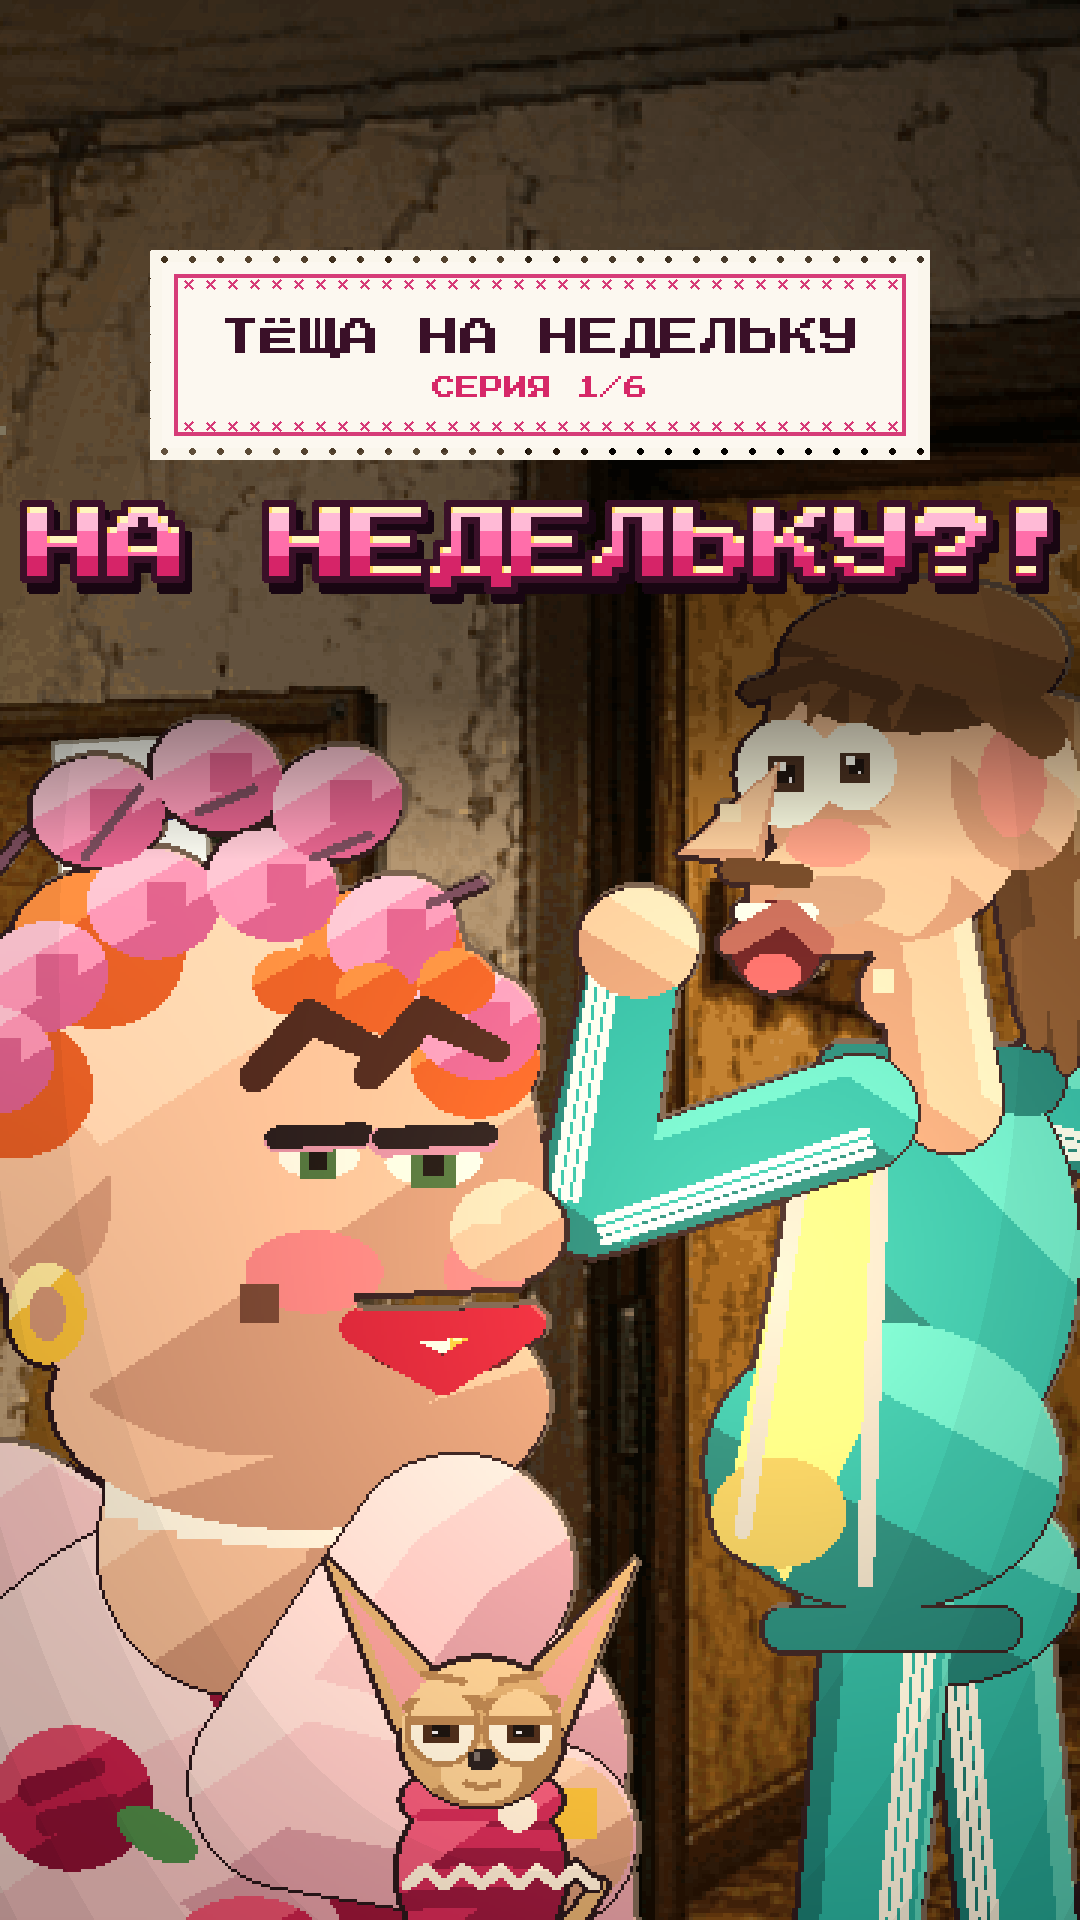

Write the Python code that produced this figure.
"""E01 cover «НА НЕДЕЛЬКУ?!» — code only (no xAI edit, no neural faces): the landing, Tolik screaming in the doorway, the
mother-in-law in curlers with Pusya and the plaid bags in front; the embroidered doily plate at the top of the 3:4 grid zone and the
«тёщин халат» title under it.   python3 cover.py  ->  cover.png, series covers/cover_s01e01.png, cover_grid.png"""
import sys, pathlib; sys.path.insert(0, str(pathlib.Path(__file__).resolve().parents[4] / 'engine'))
import numpy as np
from PIL import Image
import paths as P
import overlays as O
import ep01 as E
from stage import view_at
from scene import Layer
from props import teshcast as T
from props import teshkit as K

HERE = pathlib.Path(__file__).resolve().parent


def frame(t=0.41):
    x, y, un = E.DOOR
    k = 1.32
    hy = y + 70 - 27.2 * un * k
    v = view_at(E.LAND, 905, hy, 1.42, 180, 330)

    def draw(CH, v_):
        cam = v_.cam(1000, 575, un * 1.15, flip=True)
        T.tolik(CH, cam, T.TPOSE['shock'], t=t, mouth_=1.0, expr='scream')
        L = Layer(v_.wcam()); T.chelnok(L, 1000, 640, 120, 92, 0.06, 4); T.chelnok(L, 1070, 660, 110, 86, -0.05, 2); CH.add(L)
        cam2 = v_.cam(830, 640, 18.0)
        r = T.raisa(CH, cam2, T.RPOSE['hold'], t=t, expr='sweet')
        px, py = E.u2w(v_, cam2, (1003.4, 990.4))
        T.pusya(CH, v_.cam(px, py, 18.0 * 0.62), t=t, expr='deadpan')
    return E.landing(v, t, draw, extra_pile=False)


def cover(big):
    out = big.astype(np.float32)
    shade = np.zeros((out.shape[0], 1, 1), np.float32)
    shade[:700] = 0.45
    shade[700:860, 0, 0] = np.linspace(0.45, 0.0, 160)
    out = (out * (1 - shade)).astype(np.uint8)
    d = K.doily(780, 210, ['ТЁЩА НА НЕДЕЛЬКУ', 'СЕРИЯ 1/6'])
    O.overlay(out, d, (1080 - d.shape[1]) // 2, 250, 1.0)
    ttl = K.title_trim(K.hook_title(['НА НЕДЕЛЬКУ?!'], 84, width=1400))
    if ttl.shape[1] > 1040:
        f = 1040 / ttl.shape[1]
        ttl = np.array(Image.fromarray(ttl).resize((int(ttl.shape[1] * f), int(ttl.shape[0] * f)), Image.NEAREST))
    O.overlay(out, ttl, (1080 - ttl.shape[1]) // 2, 500, 1.0)
    return out


def grid():
    im = Image.open(HERE / 'cover.png')
    w, h = im.size; h34 = int(w * 4 / 3); y0 = (h - h34) // 2
    im.crop((0, y0, w, y0 + h34)).resize((w // 4, h34 // 4), Image.LANCZOS).save(HERE / 'cover_grid.png')
    print(HERE / 'cover_grid.png')


if __name__ == '__main__':
    img = Image.fromarray(cover(frame()))
    dst = P.series(E.TL.SLUG) / 'covers'; dst.mkdir(exist_ok=True)
    for o in (HERE / 'cover.png', dst / 'cover_s01e01.png'): img.save(o)
    print(HERE / 'cover.png')
    grid()
